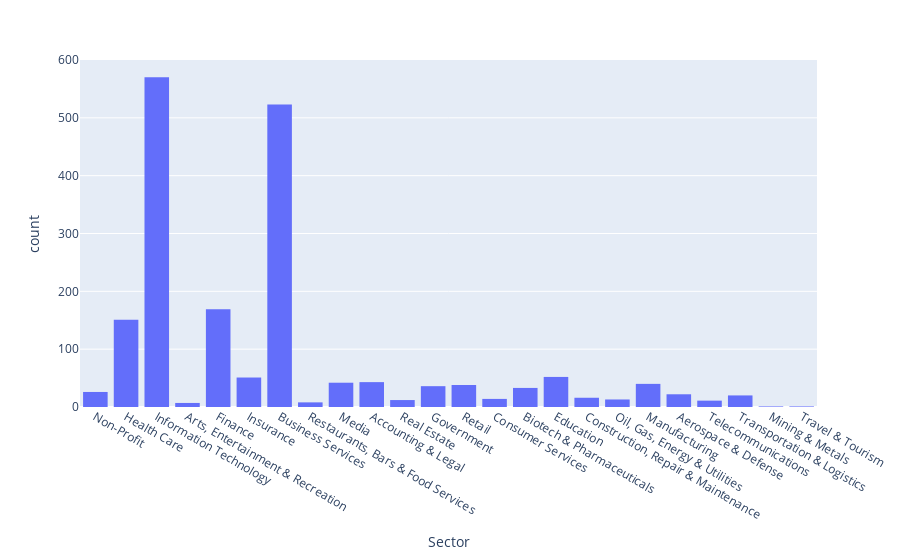

This figure's notebook cell:
### Code cell
px.histogram(df,x='Sector')

### Figure 1 — Plotly figure (JSON) as saved in the notebook; plotly's stock layout.template omitted (floating-point values rounded to 4 significant figures; data arrays with more than 128 entries replaced by an {"elided": "..."} marker saying what was removed)
{"data": [{"bingroup": "x", "hovertemplate": "Sector=%{x}<br>count=%{y}<extra></extra>", "legendgroup": "", "marker": {"color": "#636efa", "pattern": {"shape": ""}}, "name": "", "orientation": "v", "showlegend": false, "type": "histogram", "x": {"elided": "2252 str values"}, "xaxis": "x", "yaxis": "y"}], "layout": {"barmode": "relative", "legend": {"tracegroupgap": 0}, "margin": {"t": 60}, "xaxis": {"anchor": "y", "domain": [0, 1], "title": {"text": "Sector"}}, "yaxis": {"anchor": "x", "domain": [0, 1], "title": {"text": "count"}}}}
